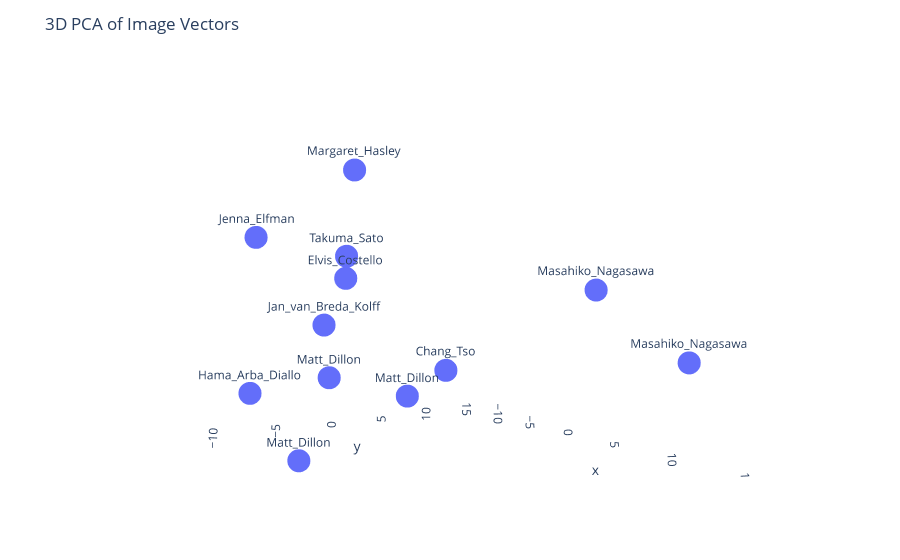

The notebook cell this image was saved under:
### Code cell
model = ResNet50(weights='imagenet', include_top=False, pooling='avg')

def load_and_preprocess_image(img_path, dataset_base_path):
    full_path = os.path.join(dataset_base_path, img_path)
    img = image.load_img(full_path, target_size=(250, 250))
    img_data = image.img_to_array(img)
    img_data = np.expand_dims(img_data, axis=0)
    img_data = preprocess_input(img_data)
    return img_data

def get_vector_representation(img_path):
    img_data = load_and_preprocess_image(img_path, dataset_path)
    vector = model.predict(img_data)
    return vector.flatten()

def plot_3d_vectors(vectors, labels):
    pca = PCA(n_components=3)
    reduced_vectors = pca.fit_transform(vectors)

    fig = px.scatter_3d(
        x=reduced_vectors[:, 0],
        y=reduced_vectors[:, 1],
        z=reduced_vectors[:, 2],
        text=labels
    )
    
    fig.update_traces(marker=dict(size=5), selector=dict(mode='markers'))
    fig.update_layout(
        title='3D PCA of Image Vectors',
        scene=dict(
            xaxis=dict(showbackground=False, showgrid=False),
            yaxis=dict(showbackground=False, showgrid=False),
            zaxis=dict(showbackground=False, showgrid=False)
        )
    )
    fig.show()

def visualize_random_images(image_paths_df, n=10):
    selected_people = random.sample(list(image_paths_df['name'].unique()), n)
    
    vectors = []
    labels = []

    for person in selected_people:
        person_images = image_paths_df[image_paths_df['name'] == person]
        
        for img_path in person_images['image_path'].tolist():
            vector = get_vector_representation(img_path)
            vectors.append(vector)
            labels.append(person)

    plot_3d_vectors(np.array(vectors), labels)

visualize_random_images(image_paths)

### Figure 1 — Plotly figure (JSON) as saved in the notebook; plotly's stock layout.template omitted (floating-point values rounded to 4 significant figures)
{"data": [{"hovertemplate": "x=%{x}<br>y=%{y}<br>z=%{z}<br>text=%{text}<extra></extra>", "legendgroup": "", "marker": {"color": "#636efa", "symbol": "circle"}, "mode": "markers+text", "name": "", "scene": "scene", "showlegend": false, "text": ["Elvis_Costello", "Jan_van_Breda_Kolff", "Margaret_Hasley", "Matt_Dillon", "Matt_Dillon", "Matt_Dillon", "Jenna_Elfman", "Masahiko_Nagasawa", "Masahiko_Nagasawa", "Chang_Tso", "Sasha_Cohen", "Hama_Arba_Diallo", "Takuma_Sato"], "type": "scatter3d", "x": [-6.394, -9.341, -12.77, 4.506, -1.405, 2.908, 3.356, 4.247, 13.5, -10.67, 18.7, 3.535, -10.17], "y": [-1.611, -2.365, 1.403, -8.038, -4.476, -0.7011, -10.42, 15.57, 13.46, 10.46, -2.608, -10.48, -0.1947], "z": [2.065, -1.722, 13.1, -8.781, -5.172, -6.148, 3.364, 1.118, -3.886, -6.298, 13.16, -5.138, 4.339]}], "layout": {"autosize": true, "legend": {"tracegroupgap": 0}, "margin": {"t": 60}, "scene": {"aspectmode": "auto", "aspectratio": {"x": 1.201, "y": 0.9943, "z": 0.8374}, "camera": {"center": {"x": 0, "y": 0, "z": 0}, "eye": {"x": 1.072, "y": -0.6636, "z": -0.1166}, "projection": {"type": "perspective"}, "up": {"x": 0, "y": 0, "z": 1}}, "domain": {"x": [0, 1], "y": [0, 1]}, "xaxis": {"showbackground": false, "showgrid": false, "title": {"text": "x"}, "type": "linear"}, "yaxis": {"showbackground": false, "showgrid": false, "title": {"text": "y"}, "type": "linear"}, "zaxis": {"showbackground": false, "showgrid": false, "title": {"text": "z"}, "type": "linear"}}, "title": {"text": "3D PCA of Image Vectors"}}}
